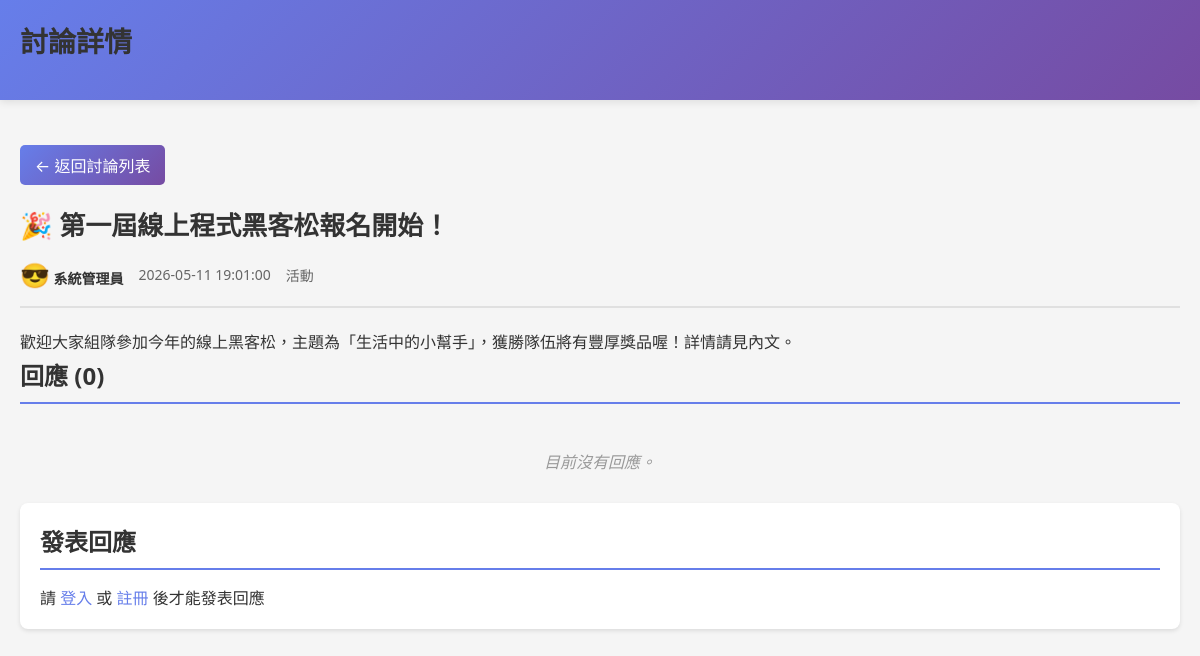
The app's page /show_news.php?id=7 with its own data.
### tables this page shows
CREATE TABLE news (
    id INT AUTO_INCREMENT PRIMARY KEY,
    category_id INT NOT NULL,
    title VARCHAR(200) NOT NULL,
    content TEXT NOT NULL,
    member_id INT NOT NULL,
    created_at TIMESTAMP DEFAULT CURRENT_TIMESTAMP,
    FOREIGN KEY (category_id) REFERENCES categories(id) ON DELETE CASCADE,
    FOREIGN KEY (member_id) REFERENCES members(id) ON DELETE CASCADE,
    INDEX idx_created_at (created_at),
    INDEX idx_member_id (member_id),
    INDEX idx_category_id (category_id)
);

CREATE TABLE members (
    id INT AUTO_INCREMENT PRIMARY KEY,
    username VARCHAR(100) NOT NULL UNIQUE,
    password VARCHAR(255) NOT NULL,
    nickname VARCHAR(100) NOT NULL,
    color VARCHAR(7) DEFAULT '#FFFFFF',
    avatar VARCHAR(100),
    is_admin TINYINT(1) DEFAULT 0,
    profile_complete TINYINT(1) DEFAULT 0,
    created_at TIMESTAMP DEFAULT CURRENT_TIMESTAMP,
    INDEX idx_username (username)
);

CREATE TABLE categories (
    id INT AUTO_INCREMENT PRIMARY KEY,
    name VARCHAR(100) NOT NULL UNIQUE,
    description TEXT,
    created_at TIMESTAMP DEFAULT CURRENT_TIMESTAMP
);

### auth.php (called while the page is built, shortened)
<?php
if (!function_exists('is_logged_in')) {
    function is_logged_in()
    {
        return isset($_SESSION['user_id']) && isset($_SESSION['username']);
    }
}
if (!function_exists('escape')) {
    function escape($text)
    {
        return htmlspecialchars((string)$text, ENT_QUOTES, 'UTF-8');
    }
}
?>

### show_news.php (the view, shortened to what this page needs)
<?php
require 'auth.php';
$news_id = intval(isset($_GET['id']) ? $_GET['id'] : 0);
try {
    $stmt = $pdo->prepare('
        SELECT n.id, n.title, n.content, n.created_at,
               m.nickname, m.avatar, m.color,
               c.name as category_name
        FROM news n
        LEFT JOIN members m ON n.member_id = m.id
        LEFT JOIN categories c ON n.category_id = c.id
        WHERE n.id = ?
    ');
    $stmt->execute([$news_id]);
    $news = $stmt->fetch();
    $stmt = $pdo->prepare('
        SELECT r.id, r.content, r.created_at,
               m.nickname, m.avatar, m.color
        FROM replies r
        LEFT JOIN members m ON r.member_id = m.id
        WHERE r.news_id = ?
        ORDER BY r.created_at ASC
    ');
    $stmt->execute([$news_id]);
    $replies = $stmt->fetchAll();
} catch (PDOException $e) {
    die('讀取討論失敗');
}
?>
<!DOCTYPE html>
<html lang="zh-Hant">
<head>
    <link rel="stylesheet" href="styles.css">
</head>
<body>
    <div class="header">
        <h1>討論詳情</h1>
    </div>
    <div class="container">
        <a href="index.php" class="back-link">← 返回討論列表</a>
        <div class="news-content">
            <div class="news-title"><?= escape($news['title']) ?></div>
            <div class="news-meta">
                <span class="author-info">
                    <span class="avatar"><?= escape($news['avatar']) ?></span>
                    <strong class="reply-author"><?= escape($news['nickname']) ?></strong>
                </span>
                <span><?= escape($news['created_at']) ?></span>
                <?php if ($news['category_name']): ?>
                    <span class="category-badge"><?= escape($news['category_name']) ?></span>
                <?php endif; ?>
            </div>
            <div class="news-body"><?= escape($news['content']) ?></div>
        </div>
        <div class="reply-section">
            <h2>回應 (<?= count($replies) ?>)</h2>
            <?php if (empty($replies)): ?>
                <p class="empty">目前沒有回應。</p>
            <?php endif; ?>
        </div>
        <div class="form-box">
            <h2>發表回應</h2>
            <?php if (!is_logged_in()): ?>
                <div class="login-prompt">
                    請 <a href="login.php">登入</a> 或 <a href="register.php">註冊</a> 後才能發表回應
                </div>
            <?php endif; ?>
        </div>
    </div>
</body>
</html>

### styles.css (style rules this page uses)
* { margin: 0; padding: 0; box-sizing: border-box; }
body { font-family: system-ui, -apple-system, Arial, sans-serif; background: #f5f5f5; color: #333; }
.header { background: linear-gradient(135deg, #667eea 0%, #764ba2 100%); color: white; padding: 20px; box-shadow: 0 2px 8px rgba(0,0,0,0.1); }
.header h1 { font-size: 28px; }
.container { max-width: 1200px; margin: 20px auto; padding: 0 20px; }
.card, .form-box, .sidebar { background: white; padding: 20px; border-radius: 8px; box-shadow: 0 2px 4px rgba(0,0,0,0.1); margin-bottom: 20px; }
a { color: #667eea; text-decoration: none; }
.back-link { display: inline-block; padding: 8px 15px; background: linear-gradient(135deg, #667eea 0%, #764ba2 100%); color: white; border-radius: 5px; margin-top: 25px; margin-bottom: 20px; transition: opacity 0.3s; text-decoration: none; }
h1 { margin-bottom: 20px; color: #333; }
h2 { margin-bottom: 15px; color: #333; border-bottom: 2px solid #667eea; padding-bottom: 10px; }
.empty { text-align: center; color: #999; padding: 30px; font-style: italic; }
.avatar { font-size: 24px; }

### show_news.php (style rules this page uses)
.news-title { font-size: 26px; font-weight: bold; margin-bottom: 15px; color: #333; }
.news-meta { display: flex; align-items: center; gap: 15px; font-size: 14px; color: #666; margin-bottom: 20px; padding-bottom: 15px; border-bottom: 2px solid #e0e0e0; }
.news-body { line-height: 1.8; color: #333; white-space: pre-wrap; word-wrap: break-word; }
.reply-author { font-weight: bold; color: #333; }
.empty { text-align: center; color: #999; padding: 30px; font-style: italic; }

### records on screen
news: title "🎉 第一屆線上程式黑客松報名開始！", member.avatar "😎", member.nickname "系統管理員", created_at "2026-05-11 19:01:00", category.name "活動", content "歡迎大家組隊參加今年的線上黑客松，主題為「生活中的小幫手」，獲勝隊伍將有豐厚獎品喔！詳情請見內文。"

### other values on screen
count($replies) "0"
